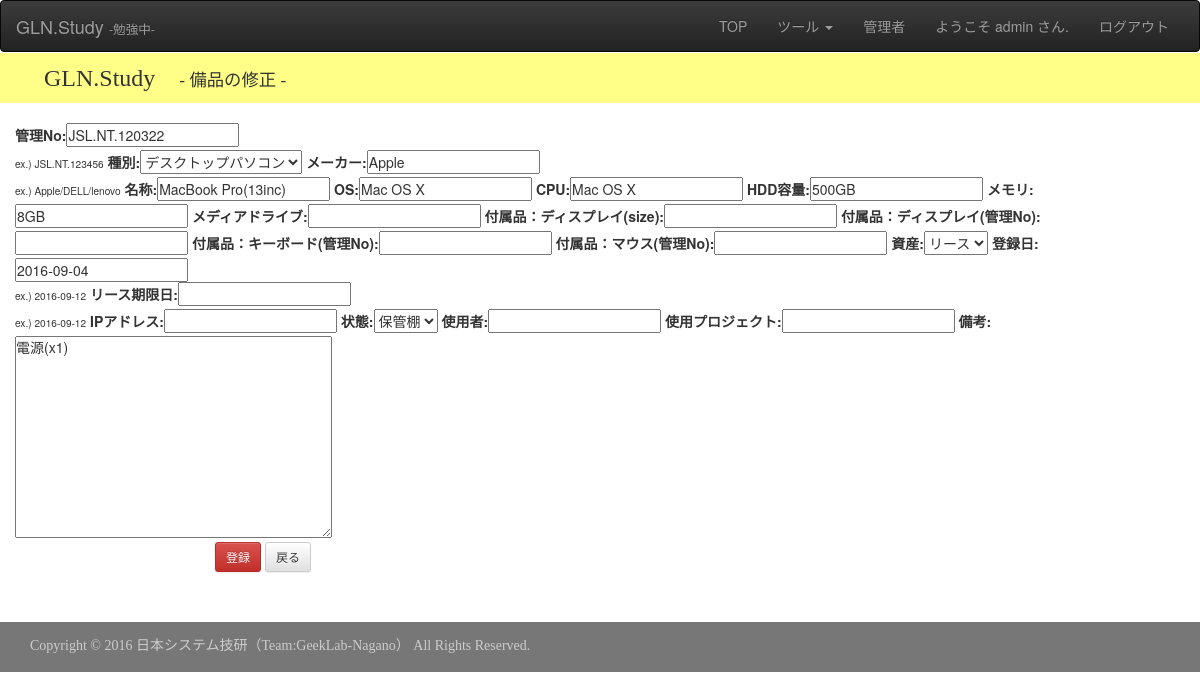
/bihin/mod/3/ (signed in), run on the app's committed database.
### bihin/models.py (models this page shows)
class Bihin(models.Model):
    bihin_no = models.CharField('管理No', unique=True, max_length=255, help_text='<small><small>ex.) JSL.NT.123456</small></small>')
    bihin_type = models.IntegerField('種別', choices=PCTYPE_CHOICES)
    bihin_manufct = models.CharField('メーカー', max_length=255, help_text='<small><small>ex.) Apple/DELL/lenovo</small></small>')
    bihin_name = models.CharField('名称', max_length=255)
    bihin_os = models.CharField('OS', max_length=255)
    bihin_cpu = models.CharField('CPU', max_length=255)
    bihin_hdd = models.CharField('HDD容量', max_length=255)
    bihin_mem = models.CharField('メモリ', max_length=255)
    bihin_mediadrv = models.CharField('メディアドライブ', blank=True, max_length=255)
    bihin_dispsize = models.CharField('付属品：ディスプレイ(size)', blank=True, max_length=255)
    bihin_dispno = models.CharField('付属品：ディスプレイ(管理No)', blank=True, max_length=255)
    bihin_keyno = models.CharField('付属品：キーボード(管理No)', blank=True, max_length=255)
    bihin_mouseno = models.CharField('付属品：マウス(管理No)', blank=True, max_length=255)
    bihin_shisan = models.IntegerField('資産', choices=SHISAN_CHOICES)
    bihin_date = models.DateField('登録日', help_text='<small><small>ex.) 2016-09-12</small></small>')
    bihin_lease = models.DateField('リース期限日', null=True, blank=True, help_text='<small><small>ex.) 2016-09-12</small></small>')
    bihin_ipaddr = models.CharField('IPアドレス', blank=True, max_length=255)
    bihin_sts = models.IntegerField('状態', choices=STATUS_CHOICES)
    bihin_user = models.CharField('使用者', blank=True, max_length=255)
    bihin_prj = models.CharField('使用プロジェクト', blank=True, max_length=255)
    bihin_text = models.TextField('備考', null=True)

### bihin/views.py (the view)
# urls.py: url(r'^mod/(?P<bihin_id>\d+)/$', views.bihin_edit, name='bihin_mod'),		# /bihin/mod	:編集
@login_required
def bihin_edit(request, bihin_id=None):
    print ( u"Debug:bihin_edit(bihin_id)", bihin_id )
    """備品の登録・編集"""
    if bihin_id:
        bihin = get_object_or_404(Bihin, pk=bihin_id)
    else:
        bihin = Bihin()
    print ( u"Debug:bihin_edit(001)" )
    if request.method == 'POST':
        form = BihinForm(request.POST, instance=bihin)  # POST された request データからフォームを作成
        if form.is_valid():    # フォームのバリデーション
            bihin = form.save(commit=False)
            bihin.save()
            return redirect('bihin:index')
    else:    # GET の時
        form = BihinForm(instance=bihin)   # bihin インスタンスからフォームを作成
    print ( u"Debug:bihin_edit(002)" )
    d = {
        'form':form,
        'bihin_id':bihin_id,
        'bihin':bihin,
    }
    return render(request, 'bihin/bihin_edit.html', d)

### bihin/forms.py
class BihinForm(forms.ModelForm):
    class Meta:
        model = Bihin
        fields = (
            'bihin_no',
            'bihin_type',
            'bihin_manufct',
            'bihin_name',
            'bihin_os',
            'bihin_cpu',
            'bihin_hdd',
            'bihin_mem',
            'bihin_mediadrv',
            'bihin_dispsize',
            'bihin_dispno',
            'bihin_keyno',
            'bihin_mouseno',
            'bihin_shisan',
            'bihin_date',
            'bihin_lease',
            'bihin_ipaddr',
            'bihin_sts',
            'bihin_user',
            'bihin_prj',
            'bihin_text')

### bihin/templates/bihin/bihin_edit.html (shortened to what this page needs)
{% extends "base_head.html" %}
{% load bootstrap %}
{% block content %}
  <div id="header">
    {% if bihin_id %}
      <div id="headtitle">GLN.Study　<small><small>- 備品の修正 -</small></small></div>
    {% else %}
      <div id="headtitle">GLN.Study　<small><small>- 備品の登録 -</small></small></div>
    {% endif %}
  </div>
  <div class="container">
  <div id="container">
    {% if bihin_id %}
      <form action="{% url 'bihin:bihin_mod' bihin_id=bihin_id %}" method="post" class="form-horizontal" role="form">
    {% else %}
      <form action="{% url 'bihin:bihin_add' %}" method="post" class="form-horizontal" role="form">
    {% endif %}
        <div class="form-group form-group-sm">
        {{ form|bootstrap_horizontal:'col-xs-2 col-xs-7' }}
        <div class="form-group">
          <div class="col-sm-offset-2 col-sm-10">
            {% if user.is_staff %}
            <button type="submit" class="btn btn-danger btn-sm">登録</button>
            {% endif %}
            <a href="{% url 'bihin:index' %}" class="btn btn-default btn-sm">戻る</a>
          </div>
        </div>
        </div>
      </form>
  </div>
  </div>
{% endblock content %}

### top/templates/base_head.html (shortened to what this page needs)
{% load staticfiles %}
<!DOCTYPE html>
<html lang="{{ LANGUAGE_CODE|default:"en-us" }}">
<head>
  <link href="{% static 'css/bootstrap.min.css' %}" rel="stylesheet">
  <link href="{% static 'css/bootstrap-theme.min.css' %}" rel="stylesheet">
  <link href="{% static 'css/style.css' %}" rel="stylesheet" type="text/css">
</head>
<body>
  {% if user.is_authenticated %}
    <nav class="navbar navbar-inverse">
      <div class="container-fluid">
        <div class="navbar-header">
          <a class="navbar-brand" href="/top/">GLN.Study <span style="font-size: 70%;">-勉強中-</span></a>
        </div>
        <div class="collapse navbar-collapse" id="nav_target">
          <ul class="nav navbar-nav navbar-right">
            <li><a href="/top/">TOP</a></li>
            <li class="dropdown">
              <a href="#" class="dropdown-toggle" data-toggle="dropdown">ツール <span class="caret"></span></a>
            </li>
            <li><a href="/admin/">管理者</a></li>
            <p class="navbar-text">ようこそ {{ user.get_username }} さん.</p>
            <li><a href="/logout/">ログアウト</a></li>
          </ul>
        </div>
      </div>
    </nav>
  {% endif %}
  {% block content %}{% endblock %}
  <br>
  <div id="footer">
    <p>Copyright © 2016 日本システム技研（Team:GeekLab-Nagano） All Rights Reserved.</p>
  </div>
</body>
</html>

### static/css/style.css (style rules this page uses)
* { margin: 0; padding: 0; }
#header { margin: -19px 0px 0px 0px; width: 100%; height: 50px; background-color: #ffff88; text-indent: 14px; }
#headtitle { padding: 8px 0px 0px 30px; font-family: Garamond; font-size: x-large; color: #333333; }
#container { width: 100%; position: relative; height: auto !important; height: 100%; min-height: 100%; margin-top: 20px; }
#footer { bottom: 0; width: 100%; height: 50px; padding: 14px 0px 0px 30px; background-color: #777777; font-family: Garamond; color: #cccccc; }

### data on the page
Bihin: bihin_no "JSL.NT.120322", bihin_type "デスクトップパソコン", bihin_manufct "Apple", bihin_name "MacBook Pro(13inc)", bihin_os "Mac OS X", bihin_cpu "Mac OS X", bihin_hdd "500GB", bihin_mem "8GB", bihin_shisan "リース", bihin_date "2016-09-04", bihin_sts "保管棚", bihin_text "電源(x1)"

### other printed values
{{ user.get_username }} "admin"
